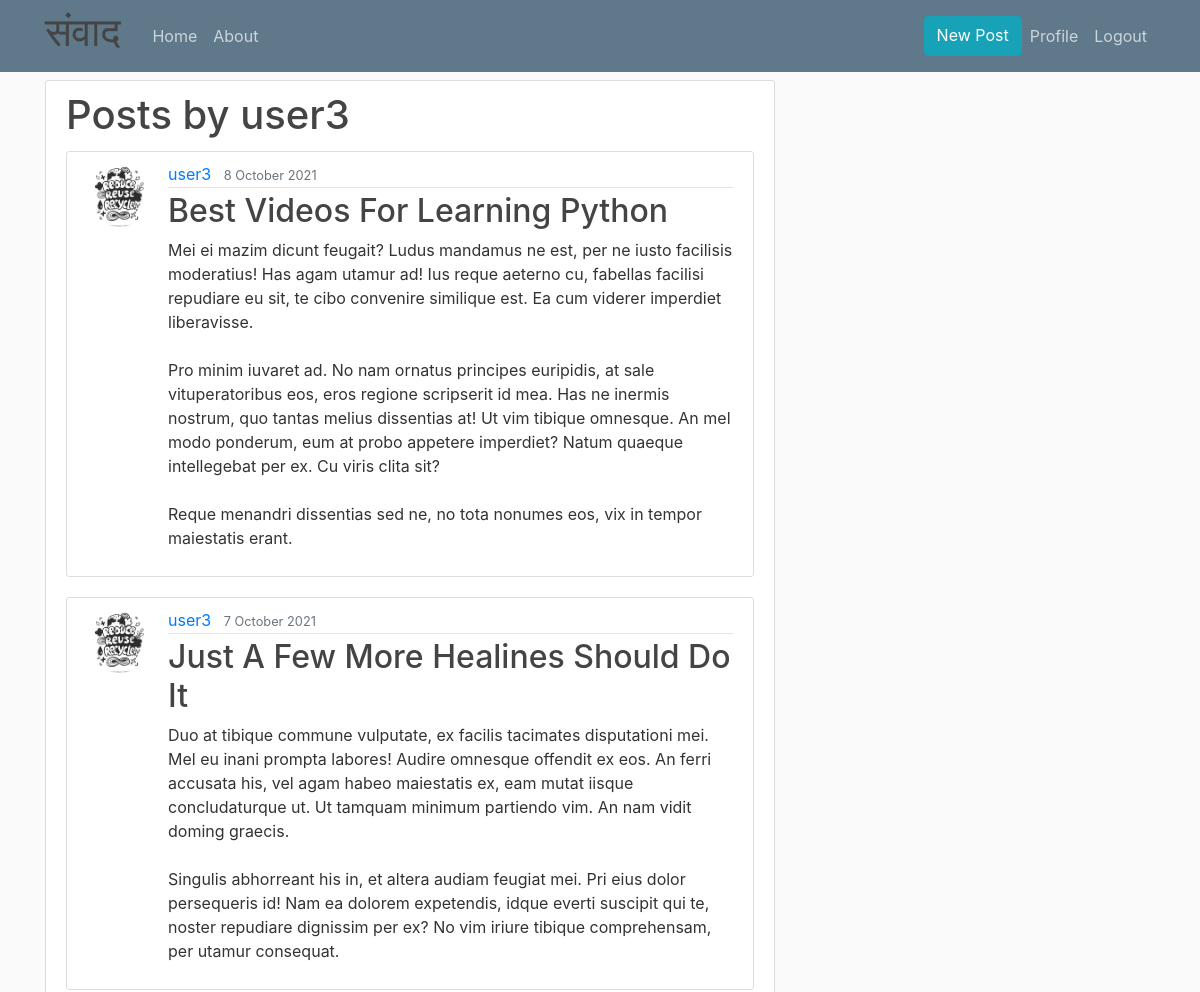
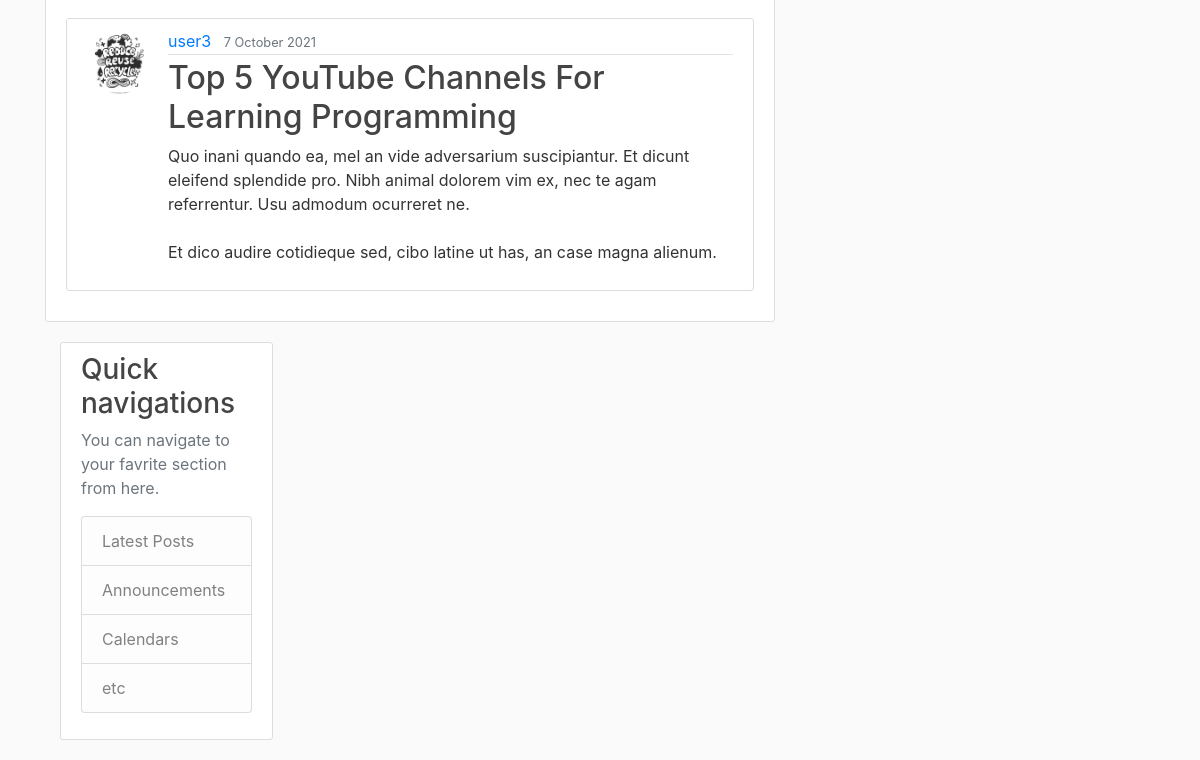
The app's page /post/user3 (signed in) with its own data (2 pictures, top to bottom).
### blog/models.py (models this page shows, shortened)
class Post(models.Model):
    title = models.CharField(max_length=100)
    content = models.TextField()
    date_posted = models.DateTimeField(default=timezone.now)
    author = models.ForeignKey(User, on_delete=models.CASCADE)

### users/models.py (models this page shows, shortened)
class Profile(models.Model):
    user = models.OneToOneField(User, on_delete=models.CASCADE)
    image = models.ImageField(default='default.jpg', upload_to='profile_pics')

### blog/views.py (the view)
# urls.py: path('post/<str:username>', UserPostListView.as_view(), name='user-posts'),
class UserPostListView(ListView):
    model = Post
    template_name = "blog/userPostList.html"
    context_object_name= 'posts'
    paginate_by = 5
    def get_queryset(self):
        user = get_object_or_404(User, username = self.kwargs.get('username'))
        return Post.objects.all().filter(author=user).order_by('-date_posted')

### blog/templates/blog/userPostList.html (shortened to what this page needs)
 {% extends "blog/base.html" %}
{% block content %}
<div class="content-section">
    <div class="media">
        <div class="media-body mt-10">
            <h2 class="account-heading ">Posts by {{ view.kwargs.username}}</h2>
        </div>
    </div>
    {% for post in posts %}
<article class="media content-section mt-1">
    <img class="rounded-circle article-img" src="{{ post.author.profile.image.url }}">
  <div class="media-body">
    <div class="article-metadata">
      <a class="mr-2" href="{% url 'user-posts' post.author.username %}">{{ post.author }}</a>
      <small class="text-muted">{{ post.date_posted|date:"j F Y" }}</small>
    </div>
    <h2><a class="article-title" href="{% url 'post-detail' post.id %}">{{ post.title }}</a></h2>
    <p class="article-content">{{ post.content }}</p>
  </div>
</article>
    {% endfor %}
{% endblock content %}

### blog/static/blog/main.css (style rules this page uses)
body { background: #fafafa; color: #333333; margin-top: 5rem; }
h1, h2, h3, h4, h5, h6 { color: #444444; }
.content-section { background: #ffffff; padding: 10px 20px; border: 1px solid #dddddd; border-radius: 3px; margin-bottom: 20px; }
.article-title { color: #444444; }
.article-content { white-space: pre-line; }
.article-img { height: 65px; width: 65px; margin-right: 16px; }
.article-metadata { padding-bottom: 1px; margin-bottom: 4px; border-bottom: 1px solid #e3e3e3 }
.account-heading { font-size: 2.5rem; }

### records on screen
Post: author.profile.image (picture), author "user3", date_posted "8 October 2021", title "Best Videos For Learning Python", content "Mei ei mazim dicunt feugait? Ludus mandamus ne est, per ne iusto facilisis moderatius! Has agam utamur ad! Ius reque aeterno cu, fabellas facilisi repudiare eu sit, te cibo convenire similique est. Ea cum viderer imperdiet liberavisse. Pro minim iuvaret ad. No nam ornatus principes euripidis, at sale vituperatoribus eos, eros regione scripserit id mea. Has ne inermis nostrum, quo tantas melius dissentias at! Ut vim tibique omnesque. An mel modo ponderum, eum at probo appetere imperdiet? Natum quaeque intellegebat per ex. Cu viris clita sit? Reque menandri dissentias sed ne, no tota nonumes eos, vix in tempor maiestatis erant."
Post: author.profile.image (picture), author "user3", date_posted "7 October 2021", title "Just A Few More Healines Should Do It", content "Duo at tibique commune vulputate, ex facilis tacimates disputationi mei. Mel eu inani prompta labores! Audire omnesque offendit ex eos. An ferri accusata his, vel agam habeo maiestatis ex, eam mutat iisque concludaturque ut. Ut tamquam minimum partiendo vim. An nam vidit doming graecis. Singulis abhorreant his in, et altera audiam feugiat mei. Pri eius dolor persequeris id! Nam ea dolorem expetendis, idque everti suscipit qui te, noster repudiare dignissim per ex? No vim iriure tibique comprehensam, per utamur consequat."
Post: author.profile.image (picture), author "user3", date_posted "7 October 2021", title "Top 5 YouTube Channels For Learning Programming", content "Quo inani quando ea, mel an vide adversarium suscipiantur. Et dicunt eleifend splendide pro. Nibh animal dolorem vim ex, nec te agam referrentur. Usu admodum ocurreret ne. Et dico audire cotidieque sed, cibo latine ut has, an case magna alienum."

### other values on screen
{{ view.kwargs.username }} "user3"
